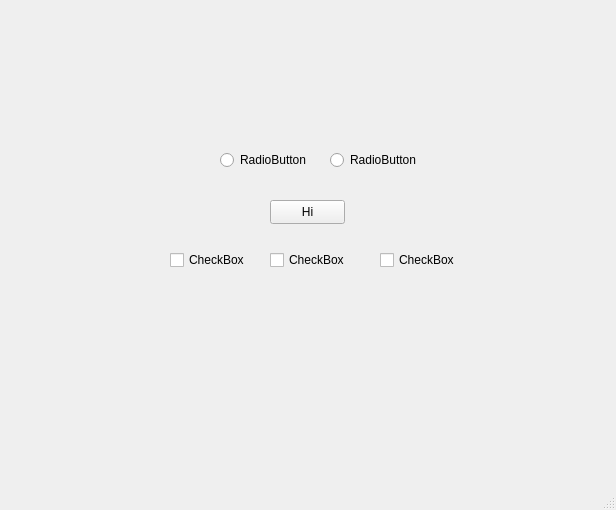
<?xml version="1.0" encoding="UTF-8"?>
<ui version="4.0">
 <class>MainWindow</class>
 <widget class="QMainWindow" name="MainWindow">
  <property name="geometry">
   <rect>
    <x>0</x>
    <y>0</y>
    <width>616</width>
    <height>510</height>
   </rect>
  </property>
  <property name="windowTitle">
   <string>MainWindow</string>
  </property>
  <widget class="QWidget" name="centralwidget">
   <widget class="QPushButton" name="btn_hi">
    <property name="geometry">
     <rect>
      <x>270</x>
      <y>200</y>
      <width>75</width>
      <height>24</height>
     </rect>
    </property>
    <property name="text">
     <string>Hi</string>
    </property>
   </widget>
   <widget class="QRadioButton" name="radio_1">
    <property name="geometry">
     <rect>
      <x>220</x>
      <y>150</y>
      <width>89</width>
      <height>20</height>
     </rect>
    </property>
    <property name="text">
     <string>RadioButton</string>
    </property>
   </widget>
   <widget class="QRadioButton" name="radio_2">
    <property name="geometry">
     <rect>
      <x>330</x>
      <y>150</y>
      <width>89</width>
      <height>20</height>
     </rect>
    </property>
    <property name="text">
     <string>RadioButton</string>
    </property>
   </widget>
   <widget class="QCheckBox" name="chk_1">
    <property name="geometry">
     <rect>
      <x>170</x>
      <y>250</y>
      <width>76</width>
      <height>20</height>
     </rect>
    </property>
    <property name="text">
     <string>CheckBox</string>
    </property>
   </widget>
   <widget class="QCheckBox" name="chk_2">
    <property name="geometry">
     <rect>
      <x>270</x>
      <y>250</y>
      <width>76</width>
      <height>20</height>
     </rect>
    </property>
    <property name="text">
     <string>CheckBox</string>
    </property>
   </widget>
   <widget class="QCheckBox" name="chk_3">
    <property name="geometry">
     <rect>
      <x>380</x>
      <y>250</y>
      <width>76</width>
      <height>20</height>
     </rect>
    </property>
    <property name="text">
     <string>CheckBox</string>
    </property>
   </widget>
  </widget>
  <widget class="QMenuBar" name="menubar">
   <property name="geometry">
    <rect>
     <x>0</x>
     <y>0</y>
     <width>616</width>
     <height>22</height>
    </rect>
   </property>
  </widget>
  <widget class="QStatusBar" name="statusbar"/>
 </widget>
 <resources/>
 <connections/>
</ui>
